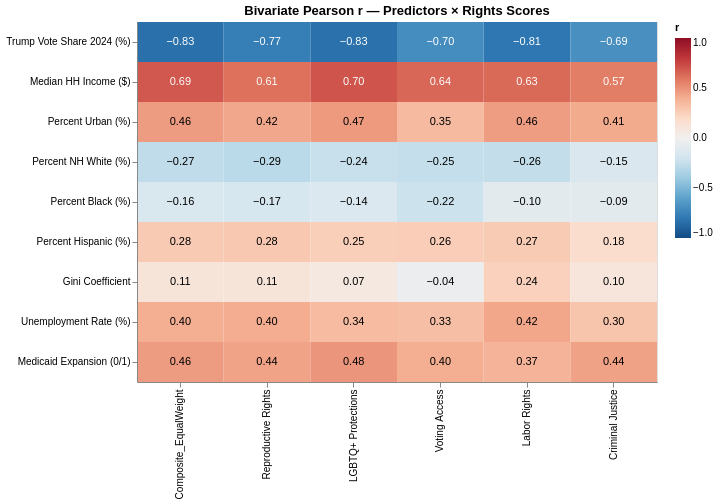

Source (notebook cell):
### Code cell
heat_long = heat.reset_index().melt(id_vars='Predictor', var_name='Target', value_name='r')

biv_chart = (
    alt.Chart(heat_long)
    .mark_rect()
    .encode(
        x=alt.X('Target:N', sort=['Composite_EqualWeight'] + DIM_COLS, title=None),
        y=alt.Y('Predictor:N', sort=[PRED_LABELS[p] for p in PRED_NUMERIC], title=None),
        color=alt.Color('r:Q', scale=alt.Scale(scheme='redblue',
                                                domain=[-1, 1], reverse=True)),
        tooltip=['Predictor', 'Target', alt.Tooltip('r:Q', format='.2f')],
    )
    .properties(width=520, height=360,
                title='Bivariate Pearson r — Predictors × Rights Scores')
)
biv_labels = (
    alt.Chart(heat_long).mark_text(size=11)
    .encode(
        x=alt.X('Target:N', sort=['Composite_EqualWeight'] + DIM_COLS),
        y=alt.Y('Predictor:N', sort=[PRED_LABELS[p] for p in PRED_NUMERIC]),
        text=alt.Text('r:Q', format='.2f'),
        color=alt.condition('abs(datum.r) > 0.55',
                            alt.value('white'), alt.value('black')),
    )
)
(biv_chart + biv_labels).save(str(FIG / 'bivariate_correlations.html'))
biv_chart + biv_labels

### Figure 1 — Vega-Lite specification as saved in the notebook (floating-point values rounded to 4 significant figures)
{"config": {"view": {"continuousWidth": 300, "continuousHeight": 300}}, "layer": [{"mark": {"type": "rect"}, "encoding": {"color": {"field": "r", "scale": {"domain": [-1, 1], "reverse": true, "scheme": "redblue"}, "type": "quantitative"}, "tooltip": [{"field": "Predictor", "type": "nominal"}, {"field": "Target", "type": "nominal"}, {"field": "r", "format": ".2f", "type": "quantitative"}], "x": {"field": "Target", "sort": ["Composite_EqualWeight", "Reproductive Rights", "LGBTQ+ Protections", "Voting Access", "Labor Rights", "Criminal Justice"], "title": null, "type": "nominal"}, "y": {"field": "Predictor", "sort": ["Trump Vote Share 2024 (%)", "Median HH Income ($)", "Percent Urban (%)", "Percent NH White (%)", "Percent Black (%)", "Percent Hispanic (%)", "Gini Coefficient", "Unemployment Rate (%)", "Medicaid Expansion (0/1)"], "title": null, "type": "nominal"}}, "title": "Bivariate Pearson r — Predictors × Rights Scores"}, {"mark": {"type": "text", "size": 11}, "encoding": {"color": {"condition": {"test": "abs(datum.r) > 0.55", "value": "white"}, "value": "black"}, "text": {"field": "r", "format": ".2f", "type": "quantitative"}, "x": {"field": "Target", "sort": ["Composite_EqualWeight", "Reproductive Rights", "LGBTQ+ Protections", "Voting Access", "Labor Rights", "Criminal Justice"], "type": "nominal"}, "y": {"field": "Predictor", "sort": ["Trump Vote Share 2024 (%)", "Median HH Income ($)", "Percent Urban (%)", "Percent NH White (%)", "Percent Black (%)", "Percent Hispanic (%)", "Gini Coefficient", "Unemployment Rate (%)", "Medicaid Expansion (0/1)"], "type": "nominal"}}}], "data": {"name": "data-c76b98b2ad21a354cd71e05b071878cc"}, "height": 360, "width": 520, "$schema": "https://vega.github.io/schema/vega-lite/v6.1.0.json", "datasets": {"data-c76b98b2ad21a354cd71e05b071878cc": [{"Predictor": "Gini Coefficient", "Target": "Composite_EqualWeight", "r": 0.111}, {"Predictor": "Median HH Income ($)", "Target": "Composite_EqualWeight", "r": 0.691}, {"Predictor": "Medicaid Expansion (0/1)", "Target": "Composite_EqualWeight", "r": 0.463}, {"Predictor": "Percent Black (%)", "Target": "Composite_EqualWeight", "r": -0.159}, {"Predictor": "Percent Hispanic (%)", "Target": "Composite_EqualWeight", "r": 0.28}, {"Predictor": "Percent NH White (%)", "Target": "Composite_EqualWeight", "r": -0.267}, {"Predictor": "Percent Urban (%)", "Target": "Composite_EqualWeight", "r": 0.462}, {"Predictor": "Trump Vote Share 2024 (%)", "Target": "Composite_EqualWeight", "r": -0.834}, {"Predictor": "Unemployment Rate (%)", "Target": "Composite_EqualWeight", "r": 0.398}, {"Predictor": "Gini Coefficient", "Target": "Reproductive Rights", "r": 0.114}, {"Predictor": "Median HH Income ($)", "Target": "Reproductive Rights", "r": 0.61}, {"Predictor": "Medicaid Expansion (0/1)", "Target": "Reproductive Rights", "r": 0.439}, {"Predictor": "Percent Black (%)", "Target": "Reproductive Rights", "r": -0.166}, {"Predictor": "Percent Hispanic (%)", "Target": "Reproductive Rights", "r": 0.284}, {"Predictor": "Percent NH White (%)", "Target": "Reproductive Rights", "r": -0.289}, {"Predictor": "Percent Urban (%)", "Target": "Reproductive Rights", "r": 0.424}, {"Predictor": "Trump Vote Share 2024 (%)", "Target": "Reproductive Rights", "r": -0.773}, {"Predictor": "Unemployment Rate (%)", "Target": "Reproductive Rights", "r": 0.402}, {"Predictor": "Gini Coefficient", "Target": "LGBTQ+ Protections", "r": 0.074}, {"Predictor": "Median HH Income ($)", "Target": "LGBTQ+ Protections", "r": 0.702}, {"Predictor": "Medicaid Expansion (0/1)", "Target": "LGBTQ+ Protections", "r": 0.482}, {"Predictor": "Percent Black (%)", "Target": "LGBTQ+ Protections", "r": -0.142}, {"Predictor": "Percent Hispanic (%)", "Target": "LGBTQ+ Protections", "r": 0.254}, {"Predictor": "Percent NH White (%)", "Target": "LGBTQ+ Protections", "r": -0.238}, {"Predictor": "Percent Urban (%)", "Target": "LGBTQ+ Protections", "r": 0.469}, {"Predictor": "Trump Vote Share 2024 (%)", "Target": "LGBTQ+ Protections", "r": -0.827}, {"Predictor": "Unemployment Rate (%)", "Target": "LGBTQ+ Protections", "r": 0.344}, {"Predictor": "Gini Coefficient", "Target": "Voting Access", "r": -0.043}, {"Predictor": "Median HH Income ($)", "Target": "Voting Access", "r": 0.641}, {"Predictor": "Medicaid Expansion (0/1)", "Target": "Voting Access", "r": 0.4}, {"Predictor": "Percent Black (%)", "Target": "Voting Access", "r": -0.223}, {"Predictor": "Percent Hispanic (%)", "Target": "Voting Access", "r": 0.264}, {"Predictor": "Percent NH White (%)", "Target": "Voting Access", "r": -0.25}, {"Predictor": "Percent Urban (%)", "Target": "Voting Access", "r": 0.346}, {"Predictor": "Trump Vote Share 2024 (%)", "Target": "Voting Access", "r": -0.703}, {"Predictor": "Unemployment Rate (%)", "Target": "Voting Access", "r": 0.329}, {"Predictor": "Gini Coefficient", "Target": "Labor Rights", "r": 0.244}, {"Predictor": "Median HH Income ($)", "Target": "Labor Rights", "r": 0.631}, {"Predictor": "Medicaid Expansion (0/1)", "Target": "Labor Rights", "r": 0.373}, {"Predictor": "Percent Black (%)", "Target": "Labor Rights", "r": -0.096}, {"Predictor": "Percent Hispanic (%)", "Target": "Labor Rights", "r": 0.272}, {"Predictor": "Percent NH White (%)", "Target": "Labor Rights", "r": -0.256}, {"Predictor": "Percent Urban (%)", "Target": "Labor Rights", "r": 0.457}, {"Predictor": "Trump Vote Share 2024 (%)", "Target": "Labor Rights", "r": -0.806}, {"Predictor": "Unemployment Rate (%)", "Target": "Labor Rights", "r": 0.423}, {"Predictor": "Gini Coefficient", "Target": "Criminal Justice", "r": 0.103}, {"Predictor": "Median HH Income ($)", "Target": "Criminal Justice", "r": 0.568}, {"Predictor": "Medicaid Expansion (0/1)", "Target": "Criminal Justice", "r": 0.441}, {"Predictor": "Percent Black (%)", "Target": "Criminal Justice", "r": -0.092}, {"Predictor": "Percent Hispanic (%)", "Target": "Criminal Justice", "r": 0.179}, {"Predictor": "Percent NH White (%)", "Target": "Criminal Justice", "r": -0.152}, {"Predictor": "Percent Urban (%)", "Target": "Criminal Justice", "r": 0.412}, {"Predictor": "Trump Vote Share 2024 (%)", "Target": "Criminal Justice", "r": -0.689}, {"Predictor": "Unemployment Rate (%)", "Target": "Criminal Justice", "r": 0.303}]}}
